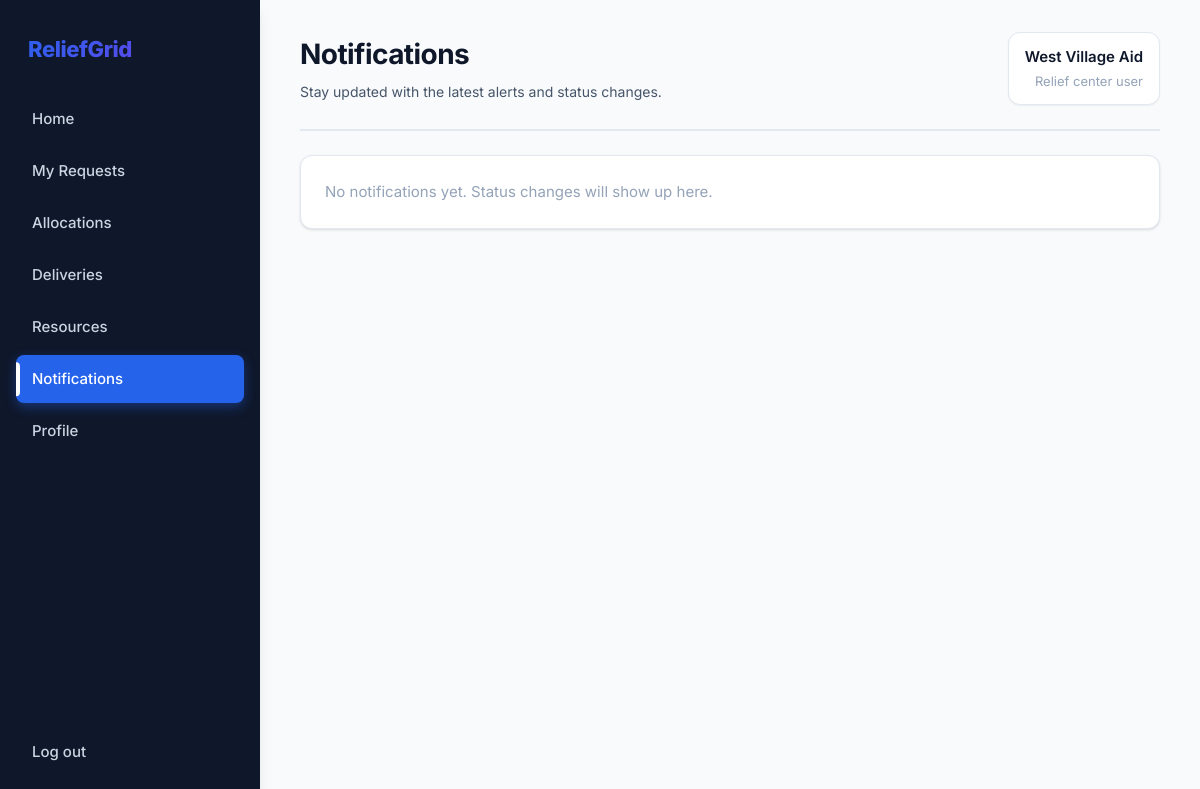
The page /notifications (signed in) on the database as committed earlier.
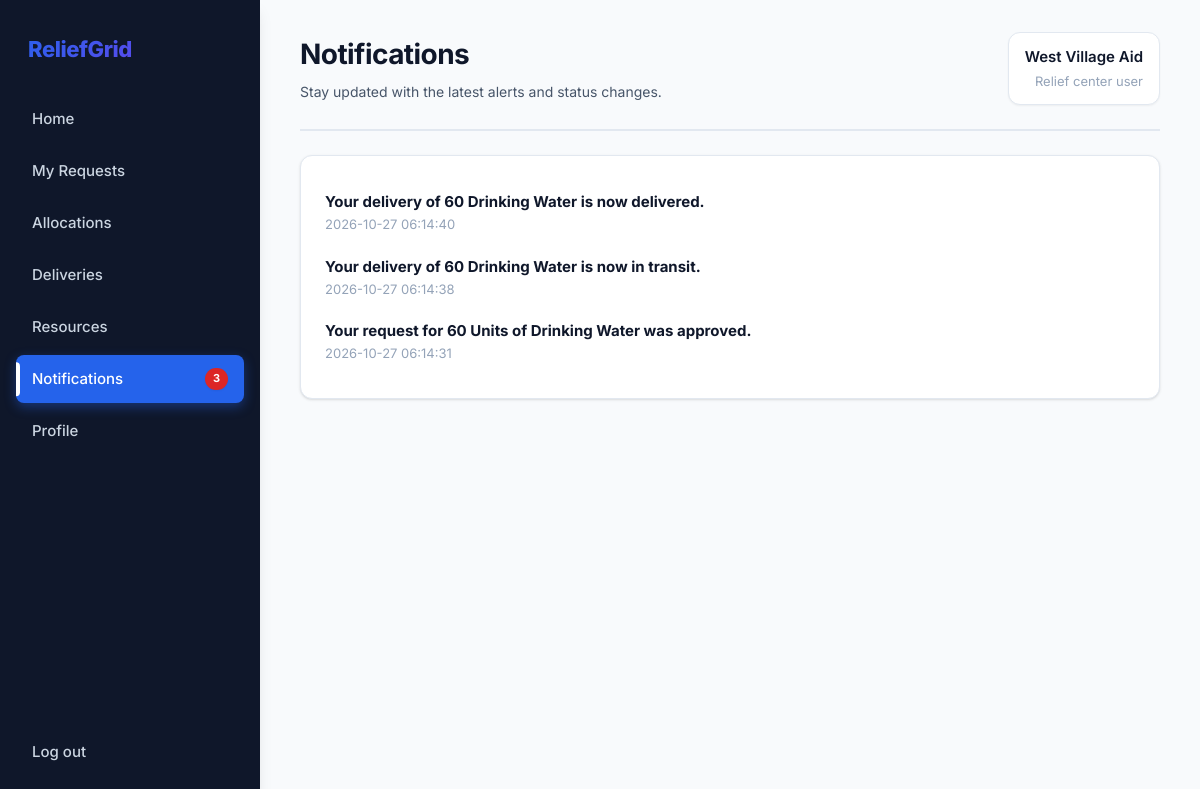
The same page on the database as committed later.
### tables this page shows
CREATE TABLE notifications (
    id INTEGER PRIMARY KEY, user_id INTEGER REFERENCES users(id),  -- NULL = all admins
    kind TEXT NOT NULL DEFAULT 'info', message TEXT NOT NULL,
    is_read INTEGER NOT NULL DEFAULT 0, created_at TEXT DEFAULT CURRENT_TIMESTAMP
);

### app.py (the view)
@app.route("/notifications")
@login_required()
def notifications():
    admin = session["role"] == "admin"
    where, args = ("user_id IS NULL", []) if admin else ("user_id=?", [session["user_id"]])
    rows = q(f"SELECT * FROM notifications WHERE {where} ORDER BY id DESC LIMIT 50", *args)
    db().execute(f"UPDATE notifications SET is_read=1 WHERE {where}", args)
    db().commit()
    return render_template("notifications.html", rows=rows)

### app.py (called while the page is built)
def db():
    return database.get_db()

def q(sql, *args, one=False):
    rows = db().execute(sql, args).fetchall()
    return (rows[0] if rows else None) if one else rows

def login_required(role=None):
    def deco(f):
        @functools.wraps(f)
        def wrapper(*a, **kw):
            if "user_id" not in session:
                return redirect(url_for("login"))
            if role and session["role"] != role:
                flash("You don't have access to that page.", "error")
                return redirect(url_for("home_redirect"))
            return f(*a, **kw)
        return wrapper
    return deco

@app.context_processor
def inject_nav():
    if "user_id" not in session:
        return {}
    admin = session["role"] == "admin"
    unread = q("SELECT COUNT(*) c FROM notifications WHERE is_read=0 AND " + ("user_id IS NULL" if admin else "user_id=?"),
               *([] if admin else [session["user_id"]]), one=True)["c"]
    ngo_pending = q("SELECT COUNT(*) c FROM ngo_registrations WHERE status='PENDING'", one=True)["c"] if admin else 0
    return {"nav": ADMIN_NAV if admin else USER_NAV, "unread": unread, "ngo_pending": ngo_pending}

### templates/notifications.html
{% extends "base.html" %}{% block heading %}Notifications{% endblock %}{% block sub %}Stay updated with the latest alerts and status changes.{% endblock %}
{% block content %}<div class="card">{% for n in rows %}<div style="padding:10px 0;border-bottom:1px solid var(--line)"><strong>{{ n.message }}</strong>
<div class="muted small-text">{{ n.created_at }}</div></div>{% else %}<p class="muted">No notifications yet. Status changes will show up here.</p>{% endfor %}</div>{% endblock %}

Rows that differ between the two databases and show on the page:
added notifications: message "Your delivery of 60 Drinking Water is now delivered.", created_at "2026-10-27 06:14:40"
added notifications: message "Your delivery of 60 Drinking Water is now in transit.", created_at "2026-10-27 06:14:38"
added notifications: message "Your request for 60 Units of Drinking Water was approved.", created_at "2026-10-27 06:14:31"
Other text that changed with them:
new list line: "Notifications 3"
list line gone: "Notifications"
text no longer shown: "No notifications yet. Status changes will show up here."
